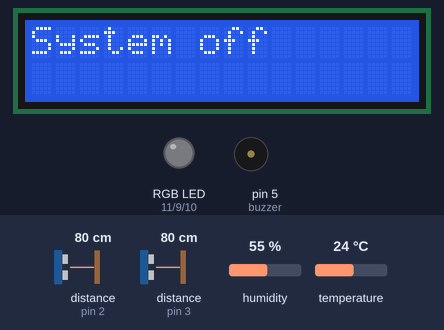
Bench run of a sketch on a simulated Arduino Uno, built with avr-gcc and run on an emulated ATmega328P. Parts: 16×2 character LCD, an RGB LED mixed from three pins (HIGH = lit), buzzer (waves = sounding). Wiring (inferred from the names in the program): 2 × range finder with pulse-width output: data pin 2 / data pin 3. The test bench sets the inputs (shaded band); at power-on: temperature 24 °C, distance to the obstacle (sensors on pin 2, pin 3) 80 cm, humidity 55 %. What the sketch prints to the serial monitor is not drawn.

Above: at 1.2 s.
1.3 s: temperature set to 24.5 °C
5.7 s: temperature set to 25.6 °C
At 7.4 s:
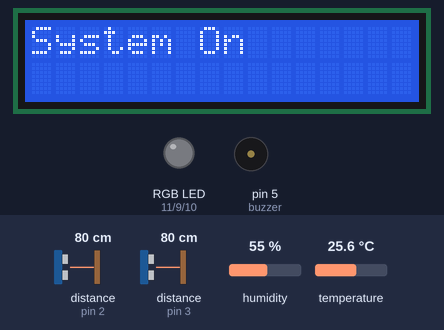
13.9 s: temperature set to 12 °C
At 17.7 s:
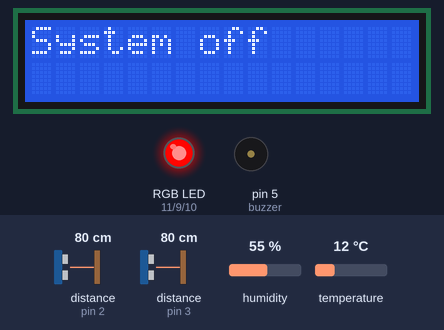
18.0 s: temperature set to 28 °C
At 19.9 s:
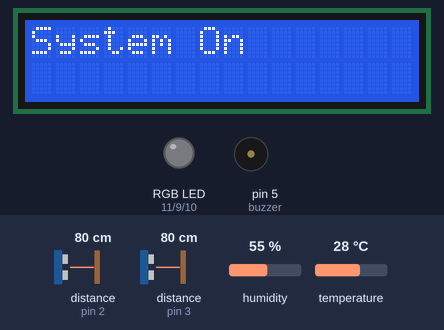
27.5 s: temperature set to 19 °C
At 29.2 s:
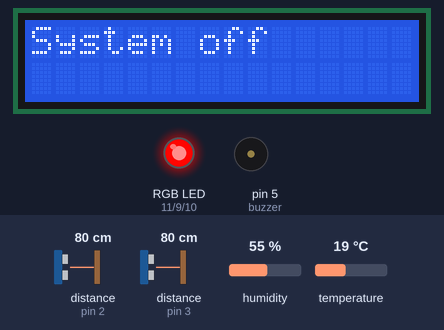
Timing chart, 0 to 38.0 s (numbered marks = the images above; inputs shaded):
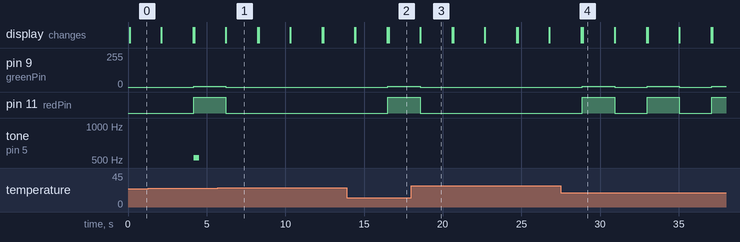

Measured:
- the behaviour switches between 24.9 and 25 °C on temperature (found by bisection; images 0 and 1)
- after the input at 5.7 s, pin 9 (greenPin): goes on until 6.2 s, then stays 0/255; pin 11 (redPin): goes on until 6.2 s, then stays LOW
- after the input at 13.9 s, pin 9 (greenPin): 0/255 → 5/255 after 2.6 s; pin 11 (redPin): LOW → HIGH after 2.6 s
- after the input at 18.0 s, pin 9 (greenPin): goes on until 18.6 s, then stays 0/255; pin 11 (redPin): goes on until 18.6 s, then stays LOW
- after the input at 27.5 s, pin 9 (greenPin): alternates 5/255 for 2.0 s and 0/255 for 2.1 s, starting after 1.4 s; pin 11 (redPin): alternates HIGH for 2.0 s and LOW for 2.1 s, starting after 1.4 s
- what the display in image 1 shows lasts 2.1 s, from 6.2 s to 8.3 s

The sketch:

E-Cake.ino
```cpp
// Comment AM2320 or TMP36 codes accordingly to switch between the 2 sensors
// AM2320 is used for physical circuit while TMP36 is used for Tinkercad simulation
// Comment out '#include<Wire.h>' for Tinkercad

#include <Wire.h>
#include <LiquidCrystal_I2C.h>

// AM2320
#include "Adafruit_Sensor.h"
#include "Adafruit_AM2320.h"
// #include <AM2320_asukiaaa.h>

// C++ code
// Inits

// TMP36
// const int sensorPin = A0;

// const int volumePin = A1;
const int switchPin = 2;
const int resetPin = 3;
const int greenPin = 9;
const int bluePin = 10;
const int redPin = 11;

/// int volumeValue = 0;
int switchState = HIGH;
int lastSwitchState = HIGH;
unsigned long debounceDelay = 50;  // Debounce- to avoid multiple toggles?
// unsigned long lastDebounceTime = 0;  // Last time the switch state changed
int resetState = HIGH;
int lastResetState = HIGH;
// bool isMelodyPlaying = false;
volatile bool systemOn = true;  // System state, volatile- Interrupt...
// volatile bool systemReset = false;
bool isOffBefore = true;
bool isOnBefore = true;
bool isBlown = false;
// bool isFinished = false;
float lastTemp;

LiquidCrystal_I2C lcd(0x26, 16, 2);  // Address 0x26, 0x20, 16x2 LCD
// LiquidCrystal_I2C for PCF8574-based, Adafruit_LiquidCrystal for MCP23008-based

// AM2320
Adafruit_AM2320 am2320 = Adafruit_AM2320();
// AM2320_asukiaaa mySensor;

// Addresses- AM2320 is 0x5C, LCD is 0x26

/*
  Robson Couto, 2019

  Library originally added 18 Apr 2008
  by David A. Mellis
  modified 7 Nov 2016
  by Arturo Guadalupi
*/
// Notes
#define NOTE_B0  31
#define NOTE_C1  33
#define NOTE_CS1 35
#define NOTE_D1  37
#define NOTE_DS1 39
#define NOTE_E1  41
#define NOTE_F1  44
#define NOTE_FS1 46
#define NOTE_G1  49
#define NOTE_GS1 52
#define NOTE_A1  55
#define NOTE_AS1 58
#define NOTE_B1  62
#define NOTE_C2  65
#define NOTE_CS2 69
#define NOTE_D2  73
#define NOTE_DS2 78
#define NOTE_E2  82
#define NOTE_F2  87
#define NOTE_FS2 93
#define NOTE_G2  98
#define NOTE_GS2 104
#define NOTE_A2  110
#define NOTE_AS2 117
#define NOTE_B2  123
#define NOTE_C3  131
#define NOTE_CS3 139
#define NOTE_D3  147
#define NOTE_DS3 156
#define NOTE_E3  165
#define NOTE_F3  175
#define NOTE_FS3 185
#define NOTE_G3  196
#define NOTE_GS3 208
#define NOTE_A3  220
#define NOTE_AS3 233
#define NOTE_B3  247
#define NOTE_C4  262
#define NOTE_CS4 277
#define NOTE_D4  294
#define NOTE_DS4 311
#define NOTE_E4  330
#define NOTE_F4  349
#define NOTE_FS4 370
#define NOTE_G4  392
#define NOTE_GS4 415
#define NOTE_A4  440
#define NOTE_AS4 466
#define NOTE_B4  494
#define NOTE_C5  523
#define NOTE_CS5 554
#define NOTE_D5  587
#define NOTE_DS5 622
#define NOTE_E5  659
#define NOTE_F5  698
#define NOTE_FS5 740
#define NOTE_G5  784
#define NOTE_GS5 831
#define NOTE_A5  880
#define NOTE_AS5 932
#define NOTE_B5  988
#define NOTE_C6  1047
#define NOTE_CS6 1109
#define NOTE_D6  1175
#define NOTE_DS6 1245
#define NOTE_E6  1319
#define NOTE_F6  1397
#define NOTE_FS6 1480
#define NOTE_G6  1568
#define NOTE_GS6 1661
#define NOTE_A6  1760
#define NOTE_AS6 1865
#define NOTE_B6  1976
#define NOTE_C7  2093
#define NOTE_CS7 2217
#define NOTE_D7  2349
#define NOTE_DS7 2489
#define NOTE_E7  2637
#define NOTE_F7  2794
#define NOTE_FS7 2960
#define NOTE_G7  3136
#define NOTE_GS7 3322
#define NOTE_A7  3520
#define NOTE_AS7 3729
#define NOTE_B7  3951
#define NOTE_C8  4186
#define NOTE_CS8 4435
#define NOTE_D8  4699
#define NOTE_DS8 4978
#define REST 0

// Melody- note then duration
// 4- quarter note, 8- 8th note, negative- dotted (-4 is dotted quarter), and so on...
int melody[] = {
  // HBD Song
  NOTE_C5, -8, NOTE_C5, 16, NOTE_D5, 4, NOTE_C5, 4, NOTE_F5, 4, NOTE_E5, 2,
  NOTE_C5, -8, NOTE_C5, 16, NOTE_D5, 4, NOTE_C5, 4, NOTE_G5, 4, NOTE_F5, 2,
  NOTE_C5, -8, NOTE_C5, 16, NOTE_C6, 4, NOTE_A5, 4, NOTE_F5, -8, NOTE_F5, 16, NOTE_E5, 4, NOTE_D5, 1,
  NOTE_AS5, -8, NOTE_AS5, 16, NOTE_A5, 4, NOTE_F5, 4, NOTE_G5, 4, NOTE_F5, 2,
  REST, 1,
};

int tempo = 125;  // Tempo of HBD Song
int buzzer = 5;  // Pin 3, 13

// Sizeof gives the #bytes, each int value is composed of 2bytes (16bits)
// There are 2 values per note (pitch and duration), so for each note there are 4bytes
int notes = sizeof(melody) / sizeof(melody[0]) / 2;

// This calculates the duration of a whole note in ms (60s/tempo)*4 beats
int wholeNote = (60000 * 4) / tempo;
int divider = 0, noteDuration = 0;
unsigned long lastNoteTime = 0;
int currentNote = 0;

void setup() {
  // put your setup code here, to run once:
  // pinMode(LED_BUILTIN, OUTPUT);
  Serial.begin(9600);
  while(!Serial) {
    delay(10);
  };

  // pinMode(volumePin, INPUT);
  pinMode(switchPin, INPUT_PULLUP);  // Pull UP, Down
  pinMode(resetPin, INPUT_PULLUP);
  attachInterrupt(digitalPinToInterrupt(switchPin), toggleSystem, FALLING);  // Trigger on Falling Edge
  attachInterrupt(digitalPinToInterrupt(resetPin), toggleReset, FALLING);
  pinMode(buzzer, OUTPUT);

  // RGB
  pinMode(redPin, OUTPUT);
  pinMode(greenPin, OUTPUT);
  pinMode(bluePin, OUTPUT);

  // LCD
  lcd.init();
  lcd.backlight();

  // TMP36
  // int sensorValue = analogRead(sensorPin);
  // float sensorVoltage = sensorValue * (5.0 / 1023.0);
  // lastTemp = (sensorVoltage - 0.5) * 100.0;

  // AM2320
  Serial.println("AM2320 started");
  am2320.begin();  //**
  // Wire.begin();
  // mySensor.setWire(&Wire);
  lastTemp = am2320.readTemperature();
}

void loop() {
  // put your main code here, to run repeatedly:
  // digitalWrite(LED_BUILTIN, HIGH);
  // delay(1000); // Wait for 1000 millisecond(s)
  // digitalWrite(LED_BUILTIN, LOW);
  // delay(1000); // Wait for 1000 millisecond(s)

  /*
  // Pullup resistor test
  int state = digitalRead(resetPin);  // Read switch state
  if (state == LOW) {
    Serial.println("Switch pressed");
  }
  else {
    Serial.println("Switch released");
  }
  delay(2000);
  */

  /*
  // Switch
  switchState = digitalRead(switchPin);
  if (switchState == LOW && lastSwitchState == HIGH) {  // Falling edge
    systemOn = !systemOn;
    Serial.println(systemOn ? "System On" : "System Off");
    delay(debounceDelay);  // Simple debounce
  }
  lastSwitchState = switchState;
  // break;
  */

  if (systemOn) {
    if (isOffBefore) {
      // LCD
      lcd.backlight();
      lcd.clear();
  	  lcd.setCursor(0, 0);  // col 0 row 0
      lcd.print("System On");
      delay(2000);
      lcd.clear();
      lcd.setCursor(0, 0);
      lcd.print("Happy Birthday!");
      lcd.setCursor(0, 1);
      lcd.print("Blow your candle");

      // delay(1000);

      // Buzzer
      lastNoteTime = millis();
      currentNote = 0;

      isOffBefore = false;
    }

    // TMP36
    // sensorValue = analogRead(sensorPin);
    // sensorVoltage = sensorValue * (5.0 / 1023.0);
    // float temp = (sensorVoltage - 0.5) * 100.0;
    // Serial.print("Temperature: ");
    // Serial.print(temp);
    // Serial.println(" degC");

    // AM2320
    float temp = am2320.readTemperature();
    float hum = am2320.readHumidity();
    Serial.print("Temp: "); Serial.print(temp); Serial.println("degC");
    Serial.print("Hum: "); Serial.print(hum); Serial.println("%RH");

    // Candle
    if (temp < (lastTemp + 1) && !isBlown) {
      setRGB(255, 5, 0);
    }
    else if (temp >= (lastTemp + 1) && !isBlown) {
      setRGB(0, 0, 0);
      isBlown = true;
    }
    // Change + 1 accordingly (like threshold), can also use humidity- better but my AM2320 has humidity reading issues

    playMelody();
    // delay(10);
  }

  else {
    if (isOnBefore) {
      lcd.clear();
      lcd.setCursor(0, 0);
      lcd.print("System off");
      delay(2000);
      lcd.clear();
      lcd.noBacklight();

      setRGB(0, 0, 0);
      noTone(buzzer);

      isOnBefore = false;
    }
  }
}

// Functions
void setRGB(int red, int green, int blue) {
  analogWrite(redPin, red);
  analogWrite(greenPin, green);
  analogWrite(bluePin, blue);
}

void playMelody() {
  /*
  // Iterate over the notes of melody
  // The array is twice the #notes (note + duration)
  for (int thisNote = 0; thisNote < notes * 2; thisNote = thisNote + 2) {
    // Calculates the duration of each note
    divider = melody[thisNote + 1];
    if (divider > 0) {  // Regular note then just proceed
      noteDuration = wholeNote / divider;
    }
    else if (divider < 0) {  // Dotted
      noteDuration = wholeNote / abs(divider);
      noteDuration *= 1.5;  // *Half...
    }

    // Volume
  	// int volumeValue = analogRead(volumePin);
  	// int volume = map(volumeValue, 0, 1023, 0, 225);  // Map to range 0-255

    tone(buzzer, melody[thisNote], noteDuration * 0.9);  // Only play for 90% of duration, leave 10% as pause
   	// analogWrite(buzzer, volume);  // Set volume to buzzer
    delay(noteDuration);  // Wait for the specified duration before playing next note
    noTone(buzzer);  // Stop waveform generation before the next note
    analogWrite(buzzer, 0);  // Reset volume (turn off sound completely)
  }
  */

  if (currentNote < notes * 2) {
  	unsigned long now = millis();
  	if (now - lastNoteTime >= noteDuration) {
      divider = melody[currentNote + 1];
      if (divider > 0) {
        noteDuration = wholeNote / divider;
      }
      else if (divider < 0) {
        noteDuration = wholeNote / abs(divider);
        noteDuration *= 1.5;
      }

      tone(buzzer, melody[currentNote], noteDuration * 0.9);

      lastNoteTime = now;
      currentNote += 2;

      if (currentNote >= notes * 2) {
        noTone(buzzer);
        // currentNote = 0;
      }
    }
  }
}

void toggleSystem() {
  systemOn = !systemOn;
  if (!systemOn) {
    isOffBefore = true;
    Serial.println("System Off");
  }
  else {
    isOnBefore = true;
    Serial.println("System On");
  }
  // delay(50); // Debounce delay
}

void toggleReset() {
  // systemReset = !systemReset;
  // systemReset = false;
  currentNote = 0;
  isBlown = false;
  Serial.println("System Reset");
  // delay(50); // Debounce delay
}
```
